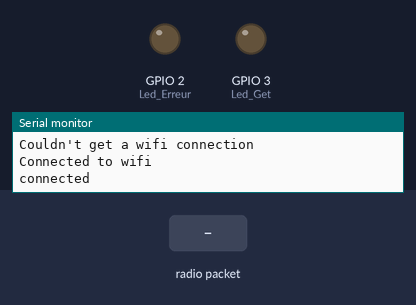
A sketch run on a simulated ESP32. Shown: output pins drawn as LEDs (lit = HIGH), the last lines printed to the serial monitor. The inputs (shaded band) are chosen by the test bench. WiFi joins after 1.5 s; servers stay silent unless stated; no radio packets arrive unless stated.

Above: at 3.4 s.
3.5 s: radio packet "1" arrives
At 5.3 s:
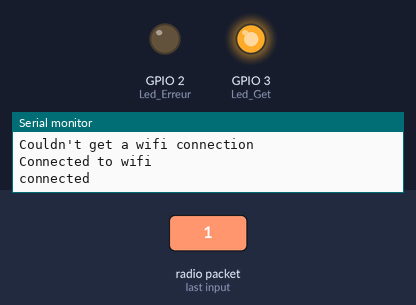
7.4 s: radio packet "0" arrives
At 11.1 s:
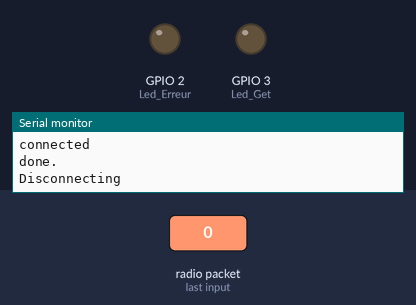
11.3 s: radio packet "2" arrives
At 14.2 s:
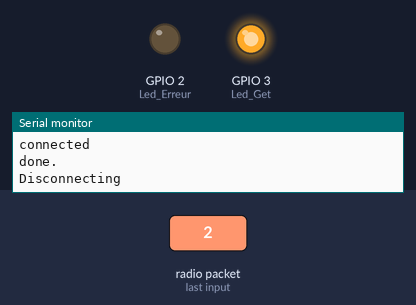
Timing chart, 0 to 16.3 s (numbered marks = the images above; inputs shaded):
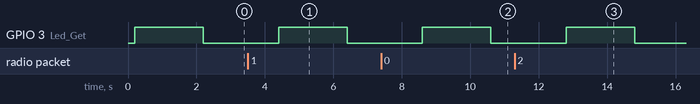

The sketch:

Recepteur_dweet_struct_v1.ino
```cpp
// Version avec DEBUG sur sortie série et avec LED

// Libraries
#include <SPI.h>

#include <avr/wdt.h>
#include <stdio.h>
#include <Wire.h>
#include <VirtualWire.h>

#include <WiFi.h>

char ssid[] = "Bbox-E4F52C58";          //  your network SSID (name)
char pass[] = "676C1166C2D4A45CEC433341E1A2D2";   // your network password

int status = WL_IDLE_STATUS;
char servername[] = "dweet.io"; // remote server we will connect to

#define thing_name "Station_allouis"

struct Donnees {
  float Temp;
  int Pression;
  float Pluie;
  int Vitesse;
  int Index_V;
  int Niv_maxi;
  float Temp_mini;
  float Temp_maxi;
  int Vit_maxi;
};

struct Donnees mesdonnees;
uint8_t rcvdSize = sizeof(mesdonnees);

const int Led_Erreur = 2;
const int Led_Get = 3;

//byte SD_init_OK;

int k = 0;

#define NUMDIRS 8
char *strVals[NUMDIRS] = {"Ouest", "Nord Ouest", "Nord", "Sud Ouest", "Nord Est", "Sud", "Sud Est", "Est"};

char Message[50];

WiFiClient client;

void setup(void)
{
  boolean DEBUG = true;
  pinMode(Led_Erreur,OUTPUT);
  pinMode(Led_Get,OUTPUT);
  if ( DEBUG ) {
    // Initialize
    Serial.begin(115200);
    Serial.println("Attempting to connect to WPA network...");
    Serial.print("SSID: ");
    Serial.println(ssid);
  }
digitalWrite(Led_Erreur, LOW);
  status = WiFi.begin(ssid, pass);
  if ( status != WL_CONNECTED ) {
    if ( DEBUG) {
      Serial.println("Couldn't get a wifi connection");

    } else {
      while (true)
        {
        digitalWrite(Led_Erreur, HIGH);
        delay(2000);
        digitalWrite(Led_Erreur, LOW);
       }
      }
    }
  if ( DEBUG ) {
    Serial.println(F("Connected to wifi"));
  }
  else {
    digitalWrite(Led_Get, HIGH);
/*    delay(2000);
    digitalWrite(Led_Get, LOW);*/
  }

  if (! client.connect(servername, 80) )
  {
    /* led2 connected failed*/
    digitalWrite(Led_Erreur, HIGH);
    delay(2000);
    digitalWrite(Led_Erreur, LOW);
    delay(1000);
    digitalWrite(Led_Erreur, HIGH);
    delay(2000);
    digitalWrite(Led_Erreur, LOW);
    if (DEBUG) {
      Serial.println(F("Connection failed"));
      return;
    }
  }
  else {
    /* led1 connected to wifi*/
      digitalWrite(Led_Get,HIGH);
      delay(2000);
      digitalWrite(Led_Get,LOW);
    if (DEBUG ) {
      Serial.println("connected");
    }
  }
  vw_set_rx_pin(8);
  vw_setup(2000);   // Bits par seconde

  vw_rx_start();
}

void loop(void)
{
  boolean DEBUG = true;
  uint8_t buf[VW_MAX_MESSAGE_LEN];
  uint8_t buflen = VW_MAX_MESSAGE_LEN;
  char *val;
  int n;


  // Start watchdog
  wdt_enable(WDTO_8S);


  // Reset watchdog
  wdt_reset();

  if ( vw_have_message() )
  {
    if (vw_get_message((uint8_t *) &mesdonnees, &rcvdSize))
    {
      client.stop();
      client.connect(servername, 80);
      /* led 3 Loop Connected */
      digitalWrite(Led_Get,HIGH);
      delay(2000);
      digitalWrite(Led_Get,LOW);
      if ( DEBUG ) {
        Serial.println("connected");
      }
      client.print(F("GET /dweet/for/"));
      client.print(thing_name);

      client.print(F("?Temperature="));
      client.print(mesdonnees.Temp);
      //Serial.println(mesdonnees.Temp,BIN);
      client.print(F("&Pression="));
      client.print(mesdonnees.Pression);
      client.print(F("&Pluie="));
      client.print(mesdonnees.Pluie);
      client.print(F("&Vitesse_vent="));
      client.print(mesdonnees.Vitesse);
      client.print(F("&Direction_vent="));
      client.print(strVals[mesdonnees.Index_V]);
      client.print(F("&Pluie_maxi="));
      client.print(mesdonnees.Niv_maxi);
      client.print(F("&Temp_mini="));
      client.print(mesdonnees.Temp_mini);
      client.print(F("&Temp_maxi="));
      client.print(mesdonnees.Temp_maxi);
      client.print(F("&Vitesse_vent_maxi="));
      client.print(mesdonnees.Vit_maxi);
    }

    client.println(F(" HTTP/1.1"));

    client.println(F("Host: dweet.io"));
    client.println(F("Connection: close"));
    client.println(F(""));

    // Reset watchdog
    wdt_reset();

    if ( DEBUG ) {
      Serial.println(F("done."));
    }

    // Reset watchdog
    wdt_reset();

    // led 4 Close connection and disconnect
/*    digitalWrite(Led_Get, HIGH);
    delay(2000);
    digitalWrite(Led_Get, LOW);*/
    if ( DEBUG ) {
      Serial.println(F("Disconnecting"));
    }

    // Reset watchdog & disable
    wdt_reset();
    wdt_disable();


  }
  // Wait 10 seconds until next update
  delay(2000);
}
```

Measured:
- after the input at 3.5 s, GPIO 3 (Led_Get): LOW → HIGH after 0.90 s, → LOW 2.0 s later
- after the input at 7.4 s, GPIO 3 (Led_Get): LOW → HIGH after 1.2 s, → LOW 2.0 s later
- after the input at 11.3 s, GPIO 3 (Led_Get): LOW → HIGH after 1.5 s, → LOW 2.0 s later
